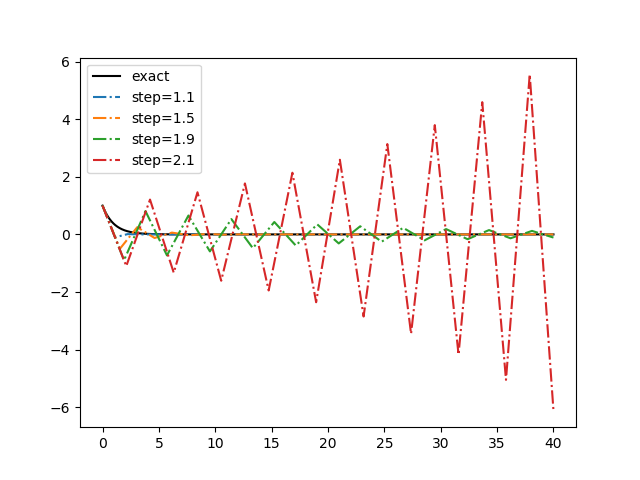

The script that saved this image:
import numpy as np
import matplotlib.pyplot as plt

def odesolve(x0, xf, h, a, u0):
    """Solve numerically u'=a*u"""
    x=np.linspace(x0,xf,1+int((xf-x0)/h))
    u=np.zeros(len(x))
    u[0]=u0
    for i in range(1,len(x)):
        u[i]=u[i-1]*(1+a*h)
    return x,u

def u(x,a):
    return np.exp(a*x)

x0=0
xf=40
a=-1
u0=1
steps=[1.1,1.5,1.9,2.1] #we expect oscilations for steps>-1/a

xexact=np.linspace(x0,xf,1001)
uexact=u(xexact,a=a)

plt.figure()
plt.plot(xexact,uexact,"k-",label="exact")

for dx in steps:
    xapp, uapp= odesolve(x0=x0, xf=xf, h=dx, a=a, u0=u0)
    plt.plot(xapp,uapp,"-.",label="step=%g"%dx)

plt.legend()
#plt.show()
plt.savefig("ejC4.png")

"""Conclusion: Note that in the ODE solving we have u[i]=u[i-1]*(1+a*h)=u[0]*(1+a*h)**i. 
For a<0 and h>-1/a, a*h<-1 and (1+a*h) is negative so the solution oscilates. Moreover, with a*h>-2, (1+a*h)<-1 and the solution increases in absolute value on each step.
Taking h<-1/a solves the oscilation issue.""" 
